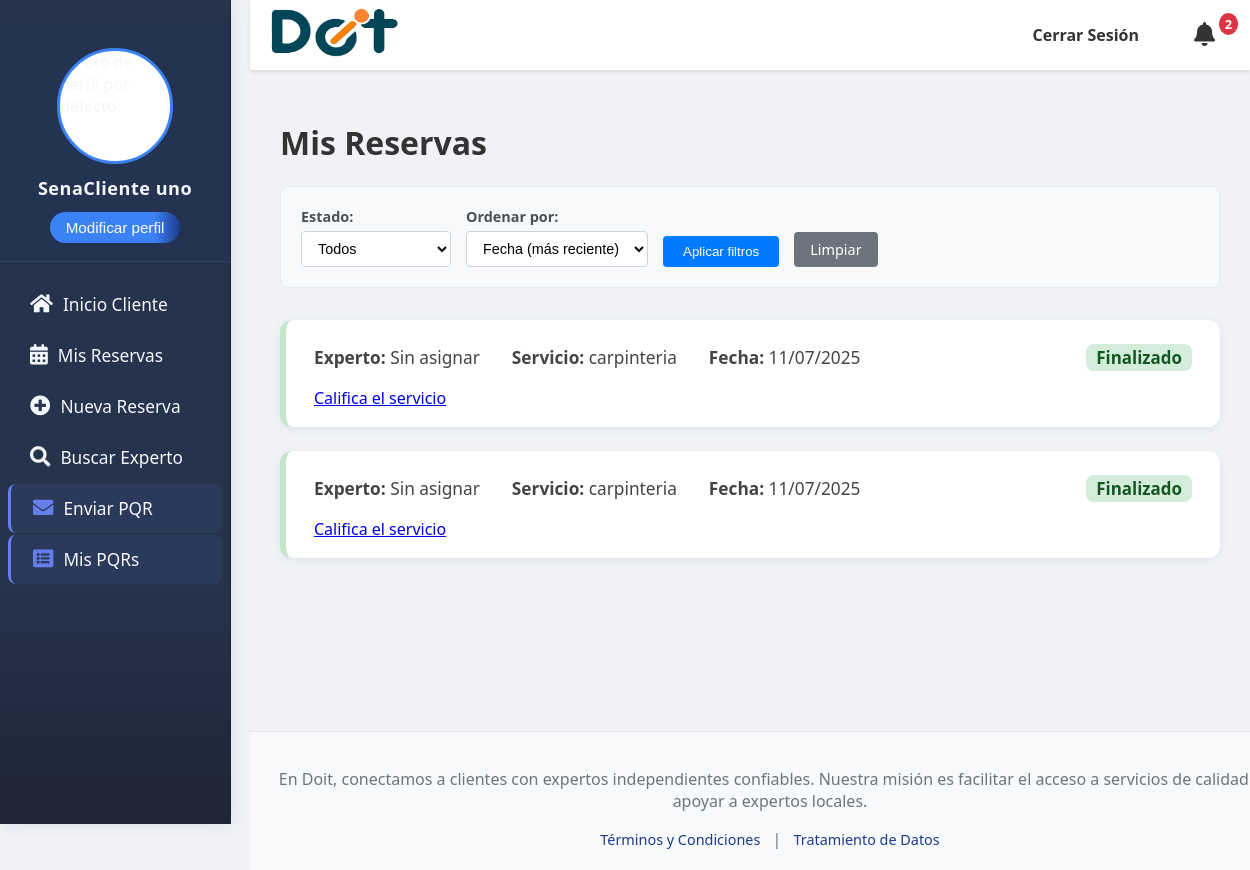
/mis_reservas/ (signed in), run on the app's committed database.
### doit_app/models.py (models this page shows, shortened)
class CustomUser(AbstractUser):
    tipo_usuario_choices = [
        ('cliente', 'Cliente'),
        ('experto', 'Experto'),
    ]
    estado_aprobacion_choices = [
        ('pendiente', 'Pendiente'),
        ('aprobado', 'Aprobado'),
        ('rechazado', 'Rechazado'),
    ]
    genero = models.ForeignKey(Genero, on_delete=models.SET_NULL, null=True, blank=True, verbose_name="Género")
    tipo_usuario = models.CharField(max_length=20, choices=tipo_usuario_choices, default='cliente', verbose_name="Tipo de Usuario")
    nacionalidad = models.CharField(max_length=100, blank=True, null=True, verbose_name="Nacionalidad")
    numDoc = models.CharField(max_length=100, unique=True, blank=True, null=True, verbose_name="Número de Documento")
    telefono = models.CharField(max_length=20, blank=True, null=True, verbose_name="Teléfono")
    fechaNacimiento = models.DateField(blank=True, null=True, verbose_name="Fecha de Nacimiento")
    foto_perfil = models.ImageField(upload_to='perfil/', null=True, blank=True, verbose_name="Foto de Perfil")
    tipo_documento = models.ForeignKey(TipoDoc, on_delete=models.SET_NULL, null=True, blank=True, verbose_name="Tipo de Documento")
    especialidad = models.ManyToManyField(
        Servicios,
        blank=True,
        verbose_name="Servicios que ofrece el experto"
    )
    direccion = models.CharField(max_length=255, blank=True, null=True, verbose_name="Dirección de Residencia")
    barrio = models.CharField(max_length=100, blank=True, null=True, verbose_name="Barrio")
    documento_identidad_pdf = models.FileField(upload_to='documentos_identidad/', blank=True, null=True, verbose_name="Documento de Identidad (PDF)")
    hoja_vida_file = models.FileField(upload_to='hojas_vida/', null=True, blank=True, verbose_name="Hoja de Vida (PDF)")
    verificado = models.CharField(
        max_length=20,
        choices=[('pendiente', 'Pendiente'), ('aprobado', 'Aprobado'), ('rechazado', 'Rechazado')],
        default='pendiente',
        verbose_name="Estado de verificación del experto"
    )
    aprobado_cliente = models.CharField(
        max_length=20,
        choices=estado_aprobacion_choices,
        default='pendiente',
        verbose_name="Estado de aprobación del cliente"
    )
    class Meta:
        verbose_name = "Usuario Personalizado"
        verbose_name_plural = "Usuarios Personalizados"
        app_label = "doit_app"
    def is_usuario_normal(self):
        return self.tipo_usuario == 'cliente'
    def is_experto(self):
        return self.tipo_usuario == 'experto'

class Reserva(models.Model):
    Fecha = models.DateField(verbose_name="Fecha de Reserva")
    Hora = models.TimeField(verbose_name="Hora de Reserva")
    direccion = models.CharField(max_length=255, verbose_name="Dirección del Servicio")
    descripcion = models.TextField(verbose_name="Descripción del Servicio")
    detallesAdicionales = models.TextField(blank=True, null=True, verbose_name="Detalles Adicionales")
    ciudad = models.ForeignKey(Ciudad, on_delete=models.CASCADE, verbose_name="Ciudad del Servicio")
    pais = models.ForeignKey(Pais, on_delete=models.CASCADE, verbose_name="País del Servicio")
    metodoDePago = models.ForeignKey(
        Metodo,
        on_delete=models.SET_NULL,
        null=True,
        blank=True,
        verbose_name="Método de Pago Preferido"
    )
    idUsuario = models.ForeignKey(
        settings.AUTH_USER_MODEL,
        on_delete=models.CASCADE,
        related_name='reservas_realizadas',
        verbose_name="Cliente que Reserva"
    )
    idServicios = models.ForeignKey(Servicios, on_delete=models.CASCADE, verbose_name="Servicio Solicitado")
    idEstado = models.ForeignKey(
        Estado,
        on_delete=models.SET_DEFAULT,
        default=1,
        verbose_name="Estado de la Reserva"
    )
    experto_asignado = models.ForeignKey(
        settings.AUTH_USER_MODEL,
        on_delete=models.SET_NULL,
        null=True,
        blank=True,
        related_name='reservas_aceptadas',
        limit_choices_to={'tipo_usuario': 'experto'},
        verbose_name="Experto Asignado"
    )
    experto_solicitado = models.ForeignKey(
            settings.AUTH_USER_MODEL,
            on_delete=models.SET_NULL,
            null=True,
            blank=True,
            related_name='reservas_solicitadas',
            limit_choices_to={'tipo_usuario': 'experto'},
            verbose_name="Experto Solicitado"
        )
    pago_ofrecido = models.DecimalField(
        max_digits=10,
        decimal_places=2,
        blank=True,
        null=True,
        verbose_name="Pago Ofrecido por el Cliente"
    )
    motivo_cancelacion = models.TextField(
        blank=True,
        null=True,
        verbose_name="Motivo de Cancelación"
    )
    servicio_iniciado = models.BooleanField(default=False, verbose_name="Servicio Iniciado")
    servicio_finalizado = models.BooleanField(default=False, verbose_name="Servicio Finalizado")
    comentario_durante_servicio = models.TextField(blank=True, null=True, verbose_name="Comentario del Experto")
    duracion_estimada = models.CharField(max_length=50, null=True, blank=True, verbose_name="duracion del servicio")
    comentario_cliente = models.TextField(blank=True, null=True, verbose_name="Comentario del Cliente")
    notificacion_calificar_descartada = models.BooleanField(default=False, verbose_name="Notificación de Calificar Descartada")
    creado_en = models.DateTimeField(auto_now_add=True)
    actualizado_en = models.DateTimeField(auto_now=True)
    class Meta:
        verbose_name = "Reserva"
        verbose_name_plural = "Reservas"
        db_table = "Reserva"
        app_label = "doit_app"

class Servicios(models.Model):
    NombreServicio = models.CharField(max_length=50, verbose_name="Nombre del servicio")
    idCategorias = models.ForeignKey(Categorias, on_delete=models.CASCADE, verbose_name="Categoría del servicio")
    class Meta:
        verbose_name = "Servicio"
        verbose_name_plural = "Servicios"
        db_table = "Servicios"
        app_label = "doit_app"

### doit_app/views.py (the view, shortened to what this page needs)
# urls.py: path('mis_reservas/', views.mis_reservas_cliente, name='mis_reservas_cliente'),
@login_required
@usuario_aprobado_required
@user_passes_test(is_cliente, login_url=reverse_lazy('login'))
def mis_reservas_cliente(request):
    from doit_app.models import Calificaciones, Notificacion
    orden = request.GET.get('orden', 'fecha_desc')  # Por defecto: fecha descendente
    estado_filtro = request.GET.get('estado', 'todos')
    reservas = Reserva.objects.filter(idUsuario=request.user)
    if orden == 'fecha_asc':
        reservas = reservas.order_by('creado_en')
    elif orden == 'fecha_desc':
        reservas = reservas.order_by('-creado_en')
    elif orden == 'estado':
        reservas = reservas.order_by('idEstado__Nombre', '-creado_en')
    else:
        reservas = reservas.order_by('-creado_en')
    for reserva in reservas:
        calif = Calificaciones.objects.filter(
            reserva=reserva,
            calificado_por=request.user,
            tipo='cliente_a_experto'
        ).first()
        reserva.calificacion_cliente = calif
    context = {
        'reservas': reservas,
        'orden_actual': orden,
        'estado_actual': estado_filtro,
    }
    return render(request, 'cliente/mis_reservas.html', context)

### doit_app/templates/cliente/mis_reservas.html (shortened to what this page needs)
{% extends "base.html" %}
{% load static %}
{% block extra_css %}
<link rel="stylesheet" href="{% static 'css/calificaciones.css' %}">
{% endblock %}
{% block content %}
<h1>Mis Reservas</h1>
<div class="filtros-container">
    <form method="GET" class="filtros-form">
        <div class="filter-group">
            <label for="estado">Estado:</label>
            <select name="estado" id="estado">
                <option value="todos" {% if estado_actual == 'todos' %}selected{% endif %}>Todos</option>
            </select>
        </div>
        <div class="filter-group">
            <label for="orden">Ordenar por:</label>
            <select name="orden" id="orden">
                <option value="fecha_desc" {% if orden_actual == 'fecha_desc' %}selected{% endif %}>Fecha (más reciente)</option>
            </select>
        </div>
        <button type="submit" class="filter-btn">Aplicar filtros</button>
        <a href="{% url 'mis_reservas_cliente' %}" class="clear-filters">Limpiar</a>
    </form>
</div>
<div class="reservas-lista">
  {% for reserva in reservas %}
    <div class="reserva-card {% if reserva.idEstado.Nombre == 'Finalizado' %}finalizada{% elif reserva.idEstado.Nombre == 'Cancelado' %}cancelada{% else %}pendiente{% endif %}">
      <div class="reserva-header">
        <div class="reserva-info">
          <span><strong>Experto:</strong> {% if reserva.experto_asignado %}{{ reserva.experto_asignado.get_full_name|default:reserva.experto_asignado.username }}{% else %}Sin asignar{% endif %}</span>
          <span><strong>Servicio:</strong> {{ reserva.idServicios.NombreServicio }}</span>
          <span><strong>Fecha:</strong> {{ reserva.Fecha|date:"d/m/Y" }}</span>
        </div>
        <span class="reserva-estado {% if reserva.idEstado.Nombre == 'Finalizado' %}finalizada{% elif reserva.idEstado.Nombre == 'Cancelado' %}cancelada{% else %}pendiente{% endif %}">
          {% if reserva.idEstado.Nombre == 'Finalizado' %}Finalizado
          {% elif reserva.idEstado.Nombre == 'Cancelado' %}Cancelado
          {% elif reserva.servicio_iniciado %}En proceso
          {% else %}{{ reserva.idEstado.Nombre }}{% endif %}
        </span>
      </div>
      <div class="reserva-calificacion">
        {% if reserva.idEstado.Nombre == 'Finalizado' and reserva.servicio_finalizado %}
          {% if reserva.calificacion_cliente %}
            <span class="text-success fw-bold">✓ Calificado</span>
            <div class="star-display rating-display" data-rating="{{ reserva.calificacion_cliente.puntuacion }}" data-show-number="true"></div>
          {% else %}
            <a href="{% url 'calificar_reserva' reserva.id %}" class="btn btn-warning btn-sm">Califica el servicio</a>
          {% endif %}
        {% elif reserva.idEstado.Nombre == 'Cancelado' %}
          <span class="text-danger">Cancelado</span>
          {% if reserva.motivo_cancelacion %}
            <small class="text-muted d-block">Motivo: {{ reserva.motivo_cancelacion|truncatechars:50 }}</small>
          {% endif %}
        {% else %}
          <span class="text-muted">---</span>
        {% endif %}
      </div>
    </div>
  {% empty %}
    <p>No tienes reservas{% if estado_actual != 'todos' %} con estado "{{ estado_actual|capfirst }}"{% endif %}.</p>
  {% endfor %}
</div>
{% endblock %}

### doit_app/templates/base.html (shortened to what this page needs)
<!DOCTYPE html>
<html lang="es">
{% load static %}
<head>
    <link rel="stylesheet" href="{% static 'css/styles.css' %}">
    <link rel="stylesheet" href="{% static 'css/calificaciones.css' %}">
    <link rel="stylesheet" href="https://cdnjs.cloudflare.com/ajax/libs/font-awesome/5.15.4/css/all.min.css">
    {% block extra_css %}
    {% endblock %}
</head>
<body>
    {% if user.is_authenticated and not user.is_staff and not user.is_superuser %}
    <div id="sidebar">
            <div class="perfil-header">
                <div class="perfil-foto-container">
                    {% if user.foto_perfil %}
                        <img src="{{ user.foto_perfil.url }}" alt="Foto de perfil de {{ user.username }}" class="perfil-foto">
                    {% else %}
                        <img src="{% static 'images/default_profile.jpg' %}" alt="Foto de perfil por defecto" class="perfil-foto">
                    {% endif %}
                </div>
                <p class="perfil-nombre">
                    {% if user.first_name and user.last_name %}
                        {{ user.first_name }} {{ user.last_name }}
                    {% elif user.first_name %}
                        {{ user.first_name }}
                    {% elif user.username %}
                        {{ user.username }}
                    {% else %}
                        Usuario Desconocido
                    {% endif %}
                </p>
                <div>
                    <a href="{% url 'editar_perfil' %}">
                        <button class="modificar-perfil-btn">Modificar perfil</button>
                    </a>
                </div>
            </div>
        <ul class="list-unstyled components">
            {% if user.is_authenticated and user.is_usuario_normal and user.aprobado_cliente == 'aprobado' %}
                <li><a href="{% url 'principal' %}"><i class="fas fa-home"></i> Inicio Cliente</a></li>
                <li><a href="{% url 'mis_reservas_cliente' %}"><i class="fas fa-calendar-alt"></i> Mis Reservas</a></li>
                <li><a href="{% url 'reserva' %}"><i class="fas fa-plus-circle"></i> Nueva Reserva</a></li>
                <li><a href="{% url 'busc_experto' %}"><i class="fas fa-search"></i> Buscar Experto</a></li>
                <li><a href="{% url 'pqr' %}"><i class="fas fa-envelope"></i> Enviar PQR</a></li>
                <li><a href="{% url 'mis_pqrs' %}"><i class="fas fa-list-alt"></i> Mis PQRs</a></li>
            {% elif user.is_authenticated and user.is_usuario_normal and user.aprobado_cliente != 'aprobado' %}
                <li><span class="nav-disabled"><i class="fas fa-clock"></i> Pendiente de aprobación</span></li>
            {% endif %}
        </ul>
    </div>
    {% endif %}
    <div id="content-wrapper">
        <header>
            <nav class="navbar navbar-light bg-light">
                <div class="logo">
                    {% if user.is_authenticated %}
                        {% if user.is_usuario_normal %}
                            <a href="{% url 'principal' %}">
                                <img src="{% static 'images/Doit_logo.png' %}" alt="Logo Doit" width="130">
                            </a>
                        {% elif user.is_experto %}
                            <a href="{% url 'dashboard_experto' %}">
                                <img src="{% static 'images/Doit_logo.png' %}" alt="Logo Doit" width="130">
                            </a>
                        {% elif user.is_superuser %}
                            <a href="{% url 'admin_principal' %}">
                                <img src="{% static 'images/Doit_logo.png' %}" alt="Logo Doit" width="130">
                            </a>
                        {% else %}
                            <a href="{% url 'home' %}">
                                <img src="{% static 'images/Doit_logo.png' %}" alt="Logo Doit" width="130">
                            </a>
                        {% endif %}
                    {% else %}
                        <a href="{% url 'home' %}">
                            <img src="{% static 'images/Doit_logo.png' %}" alt="Logo Doit" width="130">
                        </a>
                    {% endif %}
                </div>
                <ul class="nav-links">
                    {% if user.is_authenticated %}
                        <li><a href="{% url 'user_logout' %}">Cerrar Sesión</a></li>
                    {% else %}
                        <li><a href="{% url 'login' %}">Iniciar Sesión</a></li>
                        <li><a href="{% url 'registrarse' %}">Registrarse</a></li>
                    {% endif %}
                    <li style="position:relative;">
                        <a href="{% url 'notificaciones' %}" id="notificaciones-link" style="position:relative;">
                            <i class="fa fa-bell" style="font-size:1.5em;"></i>
                            {% if notificaciones_no_leidas and notificaciones_no_leidas > 0 %}
                                <span id="notificaciones-badge" style="position:absolute;top:-5px;right:-8px;background:#dc3545;color:white;border-radius:50%;padding:2px 6px;font-size:0.8em;">{{ notificaciones_no_leidas }}</span>
                            {% endif %}
                        </a>
                    </li>
                </ul>
            </nav>
        </header>
        <main>
            {% block content %}
            {% endblock %}
        </main>
        <footer>
            <p> En Doit, conectamos a clientes con expertos independientes confiables. Nuestra misión es facilitar el acceso a servicios de calidad y apoyar a expertos locales. </p>
            <div class="footer-links">
                <a href="{% url 'terminos_condiciones' %}">Términos y Condiciones</a> |
                <a href="{% url 'tratamiento_datos' %}">Tratamiento de Datos</a>
            </div>
        </footer>
    </div>
</body>
</html>

### data on the page
CustomUser: first_name "SenaCliente", last_name "uno"
Reserva: shows "Sin asignar", idServicios.NombreServicio "carpinteria", Fecha "11/07/2025", shows "Finalizado", servicio_finalizado "Califica el servicio"
Reserva: shows "Sin asignar", idServicios.NombreServicio "carpinteria", Fecha "11/07/2025", shows "Finalizado", servicio_finalizado "Califica el servicio"

### other printed values
{{ notificaciones_no_leidas }} "2"
